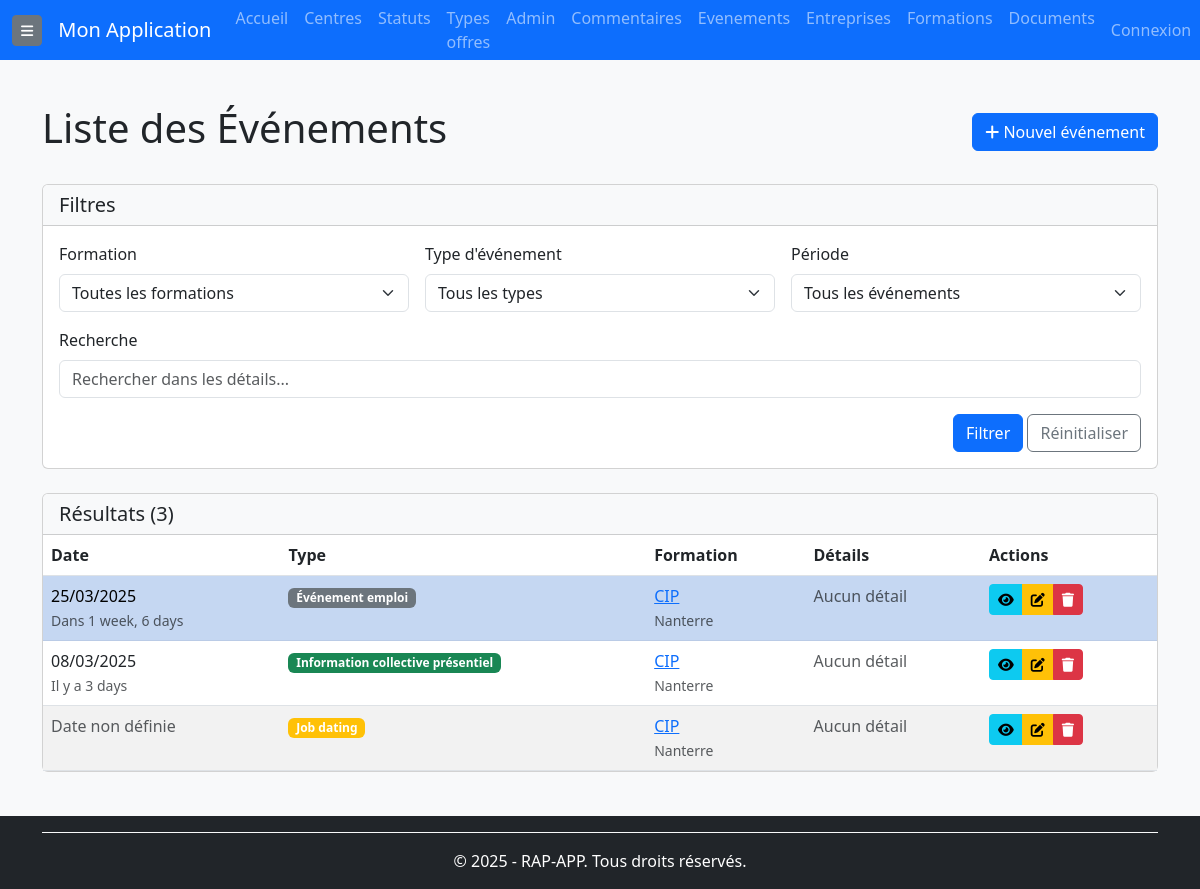
The page /evenements/ (signed in) on the database as committed earlier.
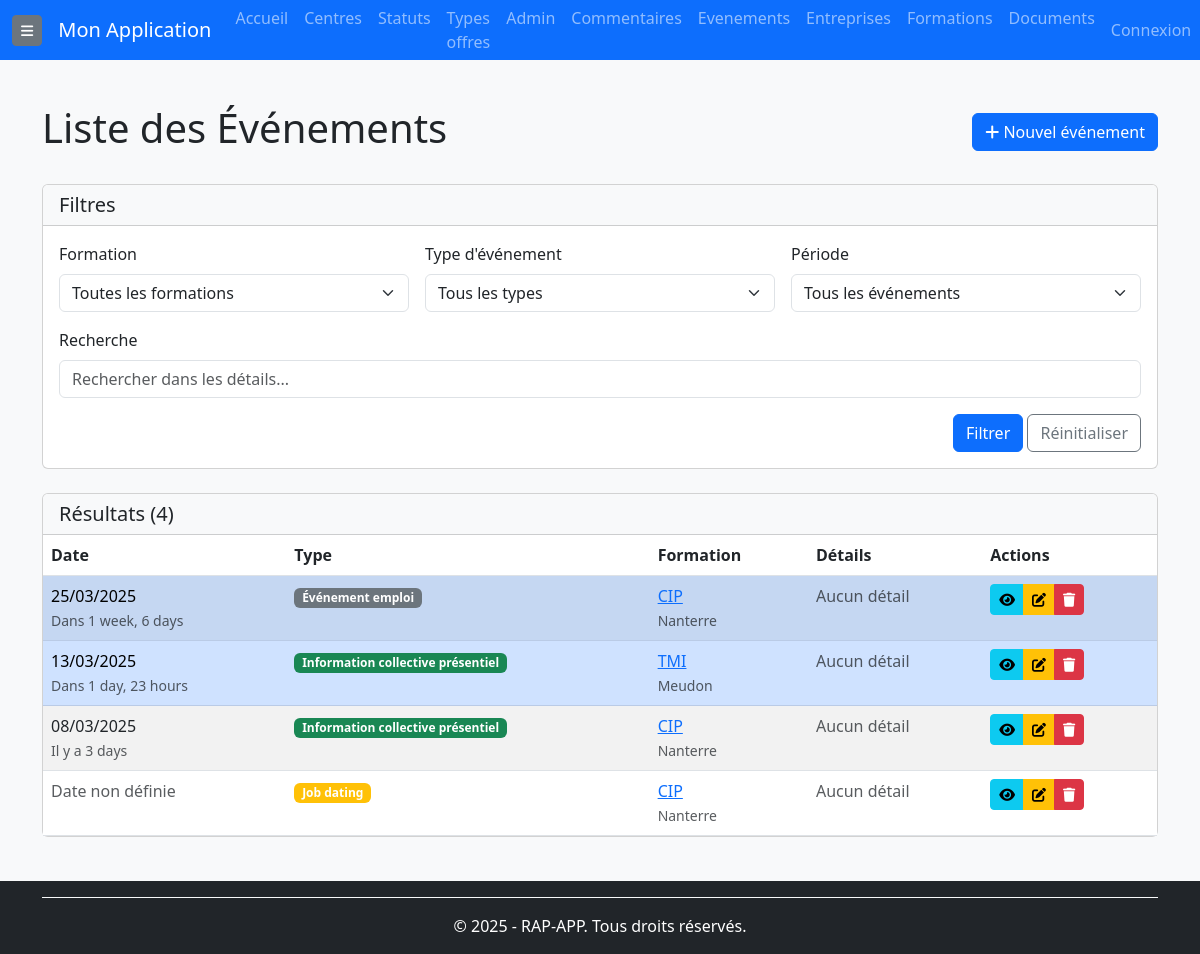
The same page on the database as committed later.
### rap_app/models/evenements.py (models this page shows, shortened)
class Evenement(BaseModel):
    INFO_PRESENTIEL = 'info_collective_presentiel'
    INFO_DISTANCIEL = 'info_collective_distanciel'
    JOB_DATING = 'job_dating'
    EVENEMENT_EMPLOI = 'evenement_emploi'
    FORUM = 'forum'
    JPO = 'jpo'
    AUTRE = 'autre'
    TYPE_EVENEMENT_CHOICES = [
        (INFO_PRESENTIEL, 'Information collective présentiel'),
        (INFO_DISTANCIEL, 'Information collective distanciel'),
        (JOB_DATING, 'Job dating'),
        (EVENEMENT_EMPLOI, 'Événement emploi'),
        (FORUM, 'Forum'),
        (JPO, 'Journée Portes Ouvertes (JPO)'),
        (AUTRE, 'Autre'),
    ]
    formation = models.ForeignKey(Formation, on_delete=models.CASCADE, null=True, blank=True,  related_name="evenements",verbose_name="Formation associée")
    type_evenement = models.CharField(max_length=100, choices=TYPE_EVENEMENT_CHOICES, verbose_name="Type d'événement",db_index=True)
    details = models.TextField(null=True,  blank=True, verbose_name="Détails de l'événement")
    event_date = models.DateField(null=True, blank=True, verbose_name="Date de l'événement")
    description_autre = models.CharField(max_length=255,  null=True,  blank=True,  verbose_name="Description pour 'Autre' événement")
    class Meta:
        verbose_name = "Événement"
        verbose_name_plural = "Événements"
        ordering = ['-event_date']
        indexes = [
            models.Index(fields=['event_date']),  # Optimisation des recherches par date.
            models.Index(fields=['type_evenement']),  # Ajout d'un index sur le type d'événement.
        ]

### rap_app/models/formations.py (models this page shows, shortened)
class Formation(BaseModel):
    nom = models.CharField(max_length=255, verbose_name="Nom de la formation")
    centre = models.ForeignKey(Centre, on_delete=models.CASCADE, related_name='formations', verbose_name="Centre de formation")
    type_offre = models.ForeignKey(TypeOffre, on_delete=models.CASCADE, related_name="formations", verbose_name="Type d'offre")
    statut = models.ForeignKey(Statut, on_delete=models.CASCADE, related_name="formations", verbose_name="Statut de la formation")
    start_date = models.DateField(null=True, blank=True, verbose_name="Date de début")
    end_date = models.DateField(null=True, blank=True, verbose_name="Date de fin")
    num_kairos = models.CharField(max_length=50, null=True, blank=True, verbose_name="Numéro Kairos")
    num_offre = models.CharField(max_length=50, null=True, blank=True, verbose_name="Numéro de l'offre")
    num_produit = models.CharField(max_length=50, null=True, blank=True, verbose_name="Numéro du produit")
    prevus_crif = models.PositiveIntegerField(default=0, verbose_name="Places prévues CRIF")
    prevus_mp = models.PositiveIntegerField(default=0, verbose_name="Places prévues MP")
    inscrits_crif = models.PositiveIntegerField(default=0, verbose_name="Inscrits CRIF")
    inscrits_mp = models.PositiveIntegerField(default=0, verbose_name="Inscrits MP")
    assistante = models.CharField(max_length=255, null=True, blank=True, verbose_name="Assistante")
    cap = models.PositiveIntegerField(null=True, blank=True, verbose_name="Capacité maximale")
    convocation_envoie = models.BooleanField(default=False, verbose_name="Convocation envoyée")
    entresformation = models.PositiveIntegerField(default=0, verbose_name="Entrées en formation")
    nombre_candidats = models.PositiveIntegerField(default=0, verbose_name="Nombre de candidats")
    nombre_entretiens = models.PositiveIntegerField(default=0, verbose_name="Nombre d'entretiens")
    nombre_evenements = models.PositiveIntegerField(default=0, verbose_name="Nombre d'événements")
    dernier_commentaire = models.TextField(null=True, blank=True, verbose_name="Dernier commentaire")
    entreprises = models.ManyToManyField(Entreprise, related_name="formations", verbose_name="Partenaires", blank=True)
    utilisateur = models.ForeignKey(User, on_delete=models.SET_NULL, null=True, blank=True,related_name="formations_creees",verbose_name="Créé par" )
    objects = FormationManager()
    class Meta:
        verbose_name = "Formation"
        verbose_name_plural = "Formations"
        ordering = ['-start_date', 'nom']
        indexes = [
            models.Index(fields=['start_date']),
            models.Index(fields=['end_date']),
            models.Index(fields=['nom']),
        ]

### rap_app/models/centres.py (models this page shows, shortened)
class Centre(BaseModel):
    nom = models.CharField(
        max_length=255,
        unique=True,  # 🔹 Garantit qu'un centre a un nom unique
        verbose_name="Nom du centre"
    )
    code_postal = models.CharField(
        max_length=5,  # 🔹 Limité à 5 caractères au lieu de 10
        null=True,
        blank=True,
        verbose_name="Code postal",
        validators=[
            RegexValidator(
                regex=r'^\d{5}$',
                message="Le code postal doit contenir exactement 5 chiffres"
            )
        ]
    )
    class Meta:
        verbose_name = "Centre"
        verbose_name_plural = "Centres"
        ordering = ['nom']
        indexes = [
            models.Index(fields=['nom']),  # 🔹 Index pour optimiser les recherches par nom
            models.Index(fields=['code_postal']),  # 🔹 Index pour les recherches par code postal
        ]

### rap_app/views/evenements_views.py (the view)
# urls.py: path('evenements/', evenements_views.EvenementListView.as_view(), name='evenement-list'),
class EvenementListView(BaseListView):
    model = Evenement
    context_object_name = 'evenements'
    template_name = 'evenements/evenement_list.html'
    def get_queryset(self):
        queryset = super().get_queryset().select_related('formation', 'formation__centre')
        formation_id = self.request.GET.get('formation')
        if formation_id:
            queryset = queryset.filter(formation_id=formation_id)
        type_evt = self.request.GET.get('type')
        if type_evt:
            queryset = queryset.filter(type_evenement=type_evt)
        periode = self.request.GET.get('periode')
        if periode == 'future':
            queryset = queryset.filter(event_date__gte=timezone.now().date())
        elif periode == 'past':
            queryset = queryset.filter(event_date__lt=timezone.now().date())
        q = self.request.GET.get('q')
        if q:
            queryset = queryset.filter(
                Q(details__icontains=q) |
                Q(description_autre__icontains=q) |
                Q(formation__nom__icontains=q)
            )
        return queryset
    def get_context_data(self, **kwargs):
        context = super().get_context_data(**kwargs)
        context['filters'] = {
            'formation': self.request.GET.get('formation', ''),
            'type': self.request.GET.get('type', ''),
            'periode': self.request.GET.get('periode', ''),
            'q': self.request.GET.get('q', ''),
        }
        context['formations'] = Formation.objects.all()
        context['types_evenement'] = Evenement.TYPE_EVENEMENT_CHOICES
        context['now'] = timezone.now().date()
        return context

### rap_app/templates/evenements/evenement_list.html (shortened to what the changed rows need)
{% extends 'base.html' %}
{% load static %}
{% block content %}
<div class="container mt-4">
    <div class="d-flex justify-content-between align-items-center mb-4">
        <h1>Liste des Événements</h1>
    </div>
    <div class="card">
        <div class="card-header bg-light">
            <div class="d-flex justify-content-between align-items-center">
                <h5 class="mb-0">Résultats ({{ evenements|length }})</h5>
            </div>
        </div>
        <div class="card-body p-0">
            {% if evenements %}
                <div class="table-responsive">
                    <table class="table table-hover table-striped mb-0">
                        <thead>
                            <tr>
                                <th>Date</th>
                                <th>Type</th>
                                <th>Formation</th>
                                <th>Détails</th>
                                <th>Actions</th>
                            </tr>
                        </thead>
                        <tbody>
                            {% for evenement in evenements %}
                                <tr {% if evenement.event_date and evenement.event_date >= now %}class="table-primary"{% endif %}>
                                    <td>
                                        {% if evenement.event_date %}
                                            {{ evenement.event_date|date:"d/m/Y" }}
                                            {% if evenement.event_date >= now %}
                                                <br>
                                                <small class="text-muted">Dans {{ evenement.event_date|timeuntil }}</small>
                                            {% else %}
                                                <br>
                                                <small class="text-muted">Il y a {{ evenement.event_date|timesince }}</small>
                                            {% endif %}
                                        {% else %}
                                            <span class="text-muted">Date non définie</span>
                                        {% endif %}
                                    </td>
                                    <td>
                                        <span class="badge
                                            {% if evenement.type_evenement == 'info_collective_presentiel' %}bg-success
                                            {% elif evenement.type_evenement == 'info_collective_distanciel' %}bg-info
                                            {% elif evenement.type_evenement == 'job_dating' %}bg-warning
                                            {% elif evenement.type_evenement == 'evenement_emploi' %}bg-secondary
                                            {% elif evenement.type_evenement == 'forum' %}bg-dark
                                            {% elif evenement.type_evenement == 'jpo' %}bg-danger
                                            {% else %}bg-light text-dark{% endif %}">
                                            {{ evenement.get_type_evenement_display }}
                                        </span>
                                    </td>
                                    <td>
                                        {% if evenement.formation %}
                                            <a href="{% url 'formation-detail' evenement.formation.id %}">
                                                {{ evenement.formation.nom }}
                                            </a>
                                            <br>
                                            <small class="text-muted">{{ evenement.formation.centre.nom }}</small>
                                        {% else %}
                                            <span class="text-muted">Aucune formation associée</span>
                                        {% endif %}
                                    </td>
                                    <td>
                                        {% if evenement.details %}
                                            <div class="text-truncate" style="max-width: 300px;">
                                                {{ evenement.details }}
                                            </div>
                                        {% else %}
                                            <span class="text-muted">Aucun détail</span>
                                        {% endif %}
                                    </td>
                                    <td>
                                        <div class="btn-group btn-group-sm">
                                            <a href="{% url 'evenement-detail' evenement.id %}" class="btn btn-info" title="Détails">
                                                <i class="fas fa-eye"></i>
                                            </a>
                                            <a href="{% url 'evenement-update' evenement.id %}" class="btn btn-warning" title="Modifier">
                                                <i class="fas fa-edit"></i>
                                            </a>
                                            <a href="{% url 'evenement-delete' evenement.id %}" class="btn btn-danger" title="Supprimer">
                                                <i class="fas fa-trash"></i>
                                            </a>
                                        </div>
                                    </td>
                                </tr>
                            {% endfor %}
                        </tbody>
                    </table>
                </div>
            {% else %}
                <div class="text-center py-4">
                    <p class="text-muted">Aucun événement trouvé.</p>
                </div>
            {% endif %}
        </div>
    </div>
</div>
{% endblock %}

Rows that differ between the two databases and show on the page:
added Evenement: event_date "13/03/2025", event_date "1 day, 23 hours", type_evenement "Information collective présentiel", formation.nom "TMI", formation.centre.nom "Meudon", details "Aucun détail"
Other text that changed with them:
{{ evenements|length }}: "3" → "4"
